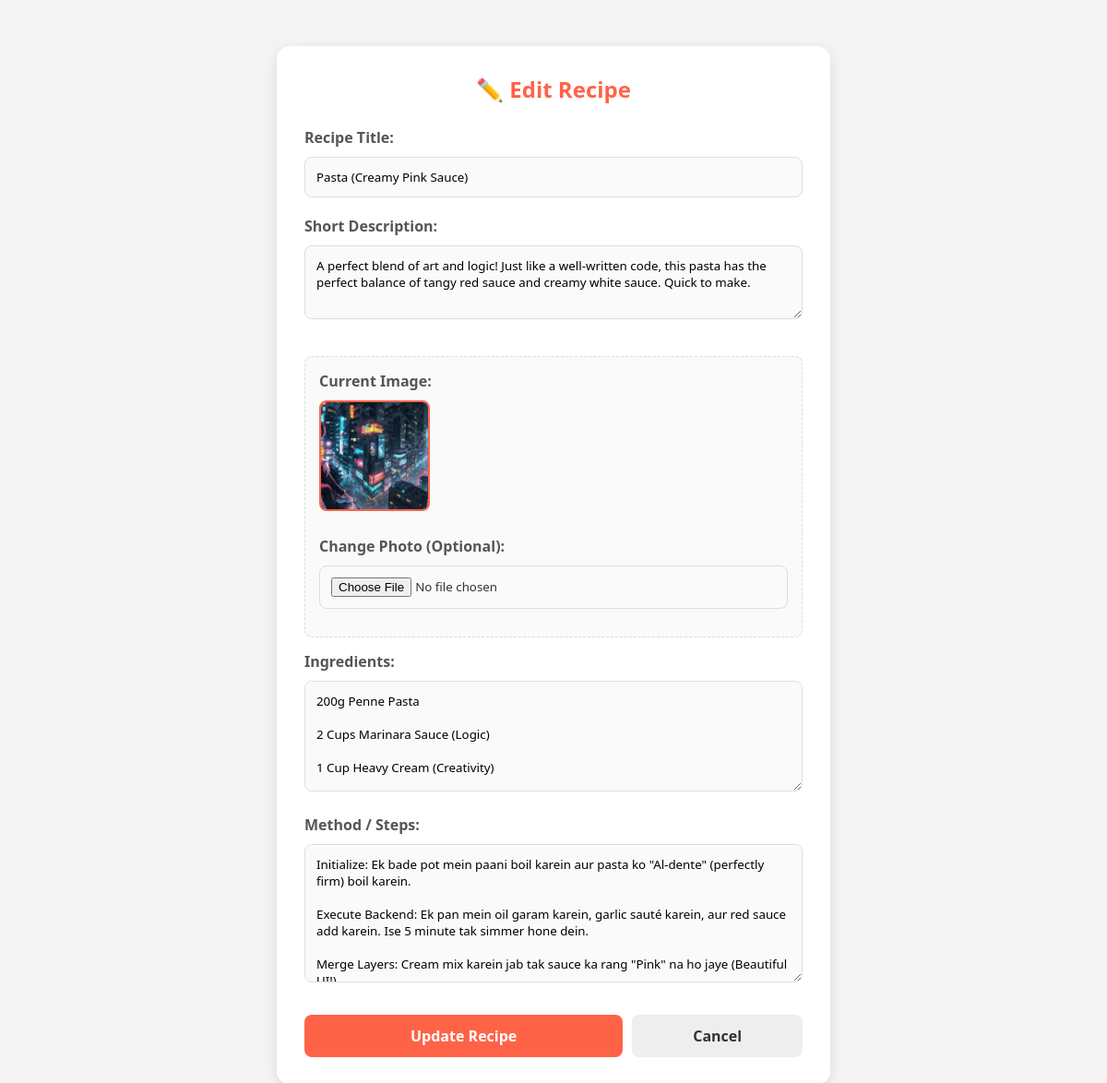
The page /edit_recipe/2 (signed in) on the database as committed earlier.
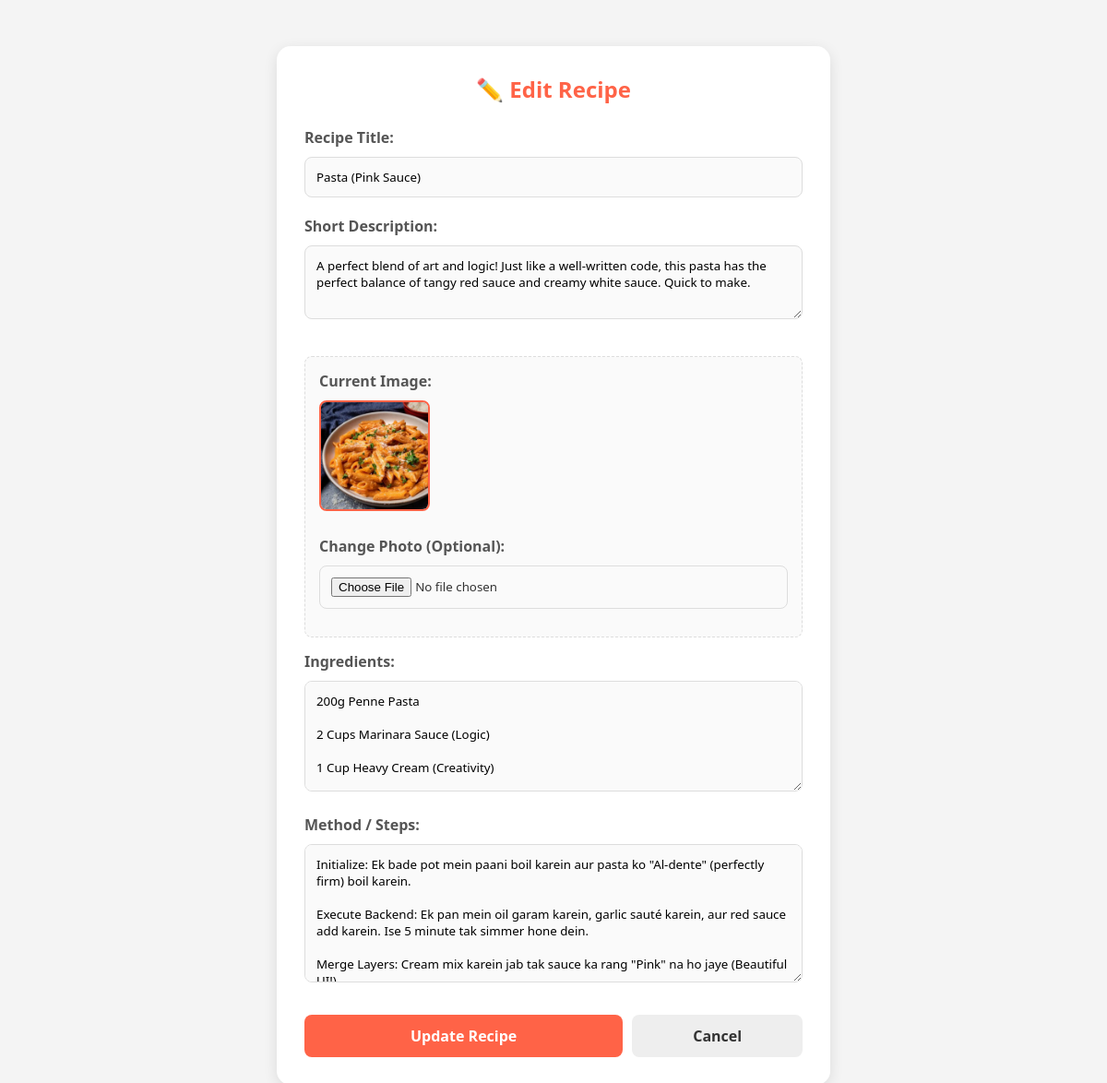
The same page on the database as committed later.
### tables this page shows
CREATE TABLE recipes (
                    id INTEGER PRIMARY KEY AUTOINCREMENT,
                    title TEXT NOT NULL,
                    description TEXT NOT NULL,
                    ingredients TEXT,
                    method TEXT,
                    image TEXT, 
                    user_id INTEGER,
                    FOREIGN KEY(user_id) REFERENCES users(id));

### app.py (the view, shortened to what this page needs)
@app.route("/edit_recipe/<int:recipe_id>", methods=["GET", "POST"])
def edit_recipe(recipe_id):
    if "user_id" not in session:
        return redirect(url_for("login_page"))
    conn = sqlite3.connect("savory.db")
    c = conn.cursor()
    c.execute("SELECT title, description, ingredients, method, image FROM recipes WHERE id=? AND user_id=?", (recipe_id, session["user_id"]))
    row = c.fetchone()
    conn.close()
    if row:
        recipe_data = {
            "title": row[0],
            "description": row[1],
            "ingredients": row[2],
            "method": row[3],
            "image": row[4]
        }
        return render_template("edit_recipe.html", recipe=recipe_data)
    return "Recipe not found or Unauthorized", 404

### templates/edit_recipe.html (shortened to what this page needs)
<!DOCTYPE html>
<html>
<head>
    <link rel="stylesheet" href="{{ url_for('static', filename='style.css') }}">
</head>
<body style="background-color: #f4f4f4; font-family: 'Segoe UI', Tahoma, Geneva, Verdana, sans-serif;">
    <div class="edit-container" style="max-width: 600px; margin: 50px auto; background: white; padding: 30px; border-radius: 15px; box-shadow: 0 4px 15px rgba(0,0,0,0.1);">
        <h2 style="color: #ff6347; text-align: center; margin-bottom: 25px;">✏️ Edit Recipe</h2>
        <form method="POST" enctype="multipart/form-data">
            <label style="font-weight: bold; color: #555;">Recipe Title:</label>
            <input type="text" name="title" value="{{ recipe.title }}" required
                   style="width: 100%; padding: 12px; margin: 10px 0 20px 0; border: 1px solid #ddd; border-radius: 8px; box-sizing: border-box;">
            <label style="font-weight: bold; color: #555;">Short Description:</label>
            <textarea name="description" required
                      style="width: 100%; height: 80px; padding: 12px; margin: 10px 0 20px 0; border: 1px solid #ddd; border-radius: 8px; box-sizing: border-box; font-family: inherit;">{{ recipe.description }}</textarea>
            <div style="margin: 15px 0; padding: 15px; background: #fafafa; border-radius: 8px; border: 1px dashed #ddd;">
                <label style="font-weight: bold; color: #555;">Current Image:</label><br>
                {% if recipe.image %}
                    <img src="{{ url_for('static', filename='uploads/' + recipe.image) }}"
                         style="width: 120px; height: 120px; object-fit: cover; border-radius: 8px; margin-top: 10px; border: 2px solid #ff6347;">
                {% else %}
                    <p style="color: #888; font-style: italic; margin-top: 10px;">No image uploaded yet.</p>
                {% endif %}
                <br><br>
                <label style="font-weight: bold; color: #555;">Change Photo (Optional):</label><br>
                <input type="file" name="image" style="margin-top: 10px;">
            </div>
            <label style="font-weight: bold; color: #555;">Ingredients:</label>
            <textarea name="ingredients" required
                      style="width: 100%; height: 120px; padding: 12px; margin: 10px 0 20px 0; border: 1px solid #ddd; border-radius: 8px; box-sizing: border-box; font-family: inherit;">{{ recipe.ingredients }}</textarea>
            <label style="font-weight: bold; color: #555;">Method / Steps:</label>
            <textarea name="method" required
                      style="width: 100%; height: 150px; padding: 12px; margin: 10px 0 20px 0; border: 1px solid #ddd; border-radius: 8px; box-sizing: border-box; font-family: inherit;">{{ recipe.method }}</textarea>
            <div style="display: flex; gap: 10px; margin-top: 10px;">
                <button type="submit"
                        style="flex: 2; background: #ff6347; color: white; padding: 12px; border: none; border-radius: 8px; cursor: pointer; font-weight: bold; font-size: 1rem;">
                    Update Recipe
                </button>
                <a href="/profile"
                   style="flex: 1; text-align: center; background: #eee; color: #333; padding: 12px; border-radius: 8px; text-decoration: none; font-weight: bold; display: flex; align-items: center; justify-content: center;">
                    Cancel
                </a>
            </div>
        </form>
    </div>
</body>
</html>

Rows that differ between the two databases and show on the page:
changed recipes: title "Pasta (Creamy Pink Sauce)" → "Pasta (Pink Sauce)"; image: a different picture
